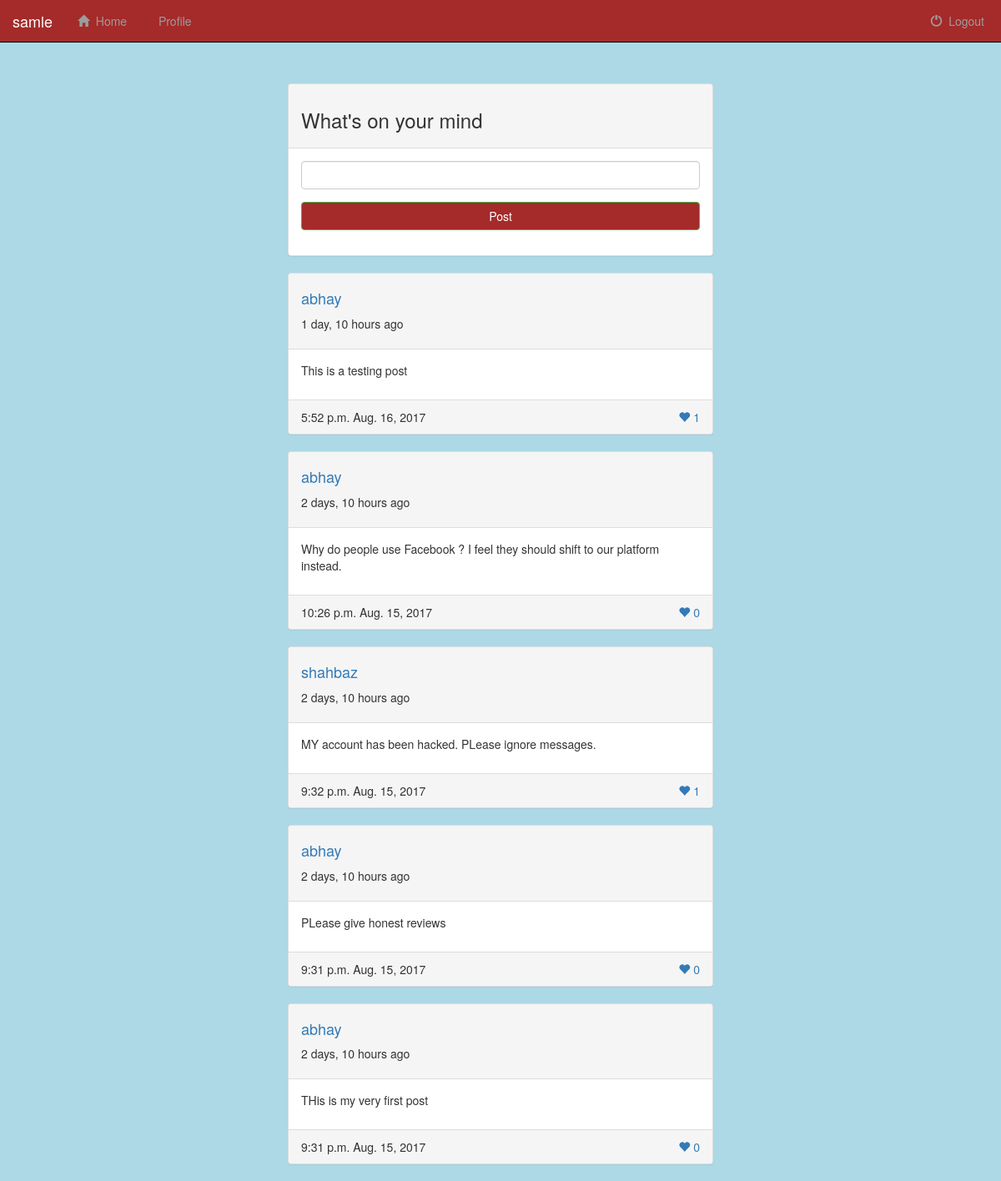
/ (signed in), run on the app's committed database.
### Website/models.py (models this page shows, shortened)
class Post(models.Model):
    user = models.ForeignKey(User, on_delete=models.CASCADE, related_name="user_posts")
    date = models.DateField(default=datetime.date.today)
    content = models.TextField()
    like_count = models.IntegerField(default=0)
    time = models.TimeField(default=datetime.datetime.now)

### Website/views.py (the view)
# urls.py: url(r'^$', views.index, name='index'),
def index(request):
    registration_form = Regform
    post_form = PostForm
    if request.user.is_authenticated:
        posts = Post.objects.all()
        curr_time = datetime.date.today()
        return render(request, 'Website/index.html', {'posts': posts, 'post_form': post_form, 'curr_time': curr_time})
    return render(request, 'Website/index.html', {'reg_form': registration_form})

### Website/templates/Website/index.html (shortened to what this page needs)
{% extends 'Website/base.html' %}
{% block content %}
{% if user.is_authenticated %}
    <div class="container container-custom-padding">
        <div class='row'>
        	<div class='col-lg-12'>
                <div class="panel panel-default">
        			<div class='panel-heading'>
        				<h3>What's on your mind</h3>
        			</div>
        			<div class="panel-body">
        				<form method="post" action="/post/" role="form" id="user_post_form" name='postform'>
							<div class='form-group'>
								<input type="text" name="post_content" class="form-control">
							</div>
							<div class="form-group">
			              		<button type="submit" class="btn btn-success btn-block">Post</button>
			            	</div>
						</form>
					</div>
        		</div>
        	</div>
        </div>
        <div class='row'>
            {% for post in posts reversed %}
                {% if post.user.username != user.username %}
                    <div class='col-lg-12'>
                         <div class="panel panel-default post-panel">
                             <div class='panel-heading'>
                                <a href="{% url 'show_profile' post.user %}"><h4>{{ post.user }}</h4></a>
                                <p>{{ post.date|timesince }} ago</p>
                             </div>
                             <div class="panel-body">
                                 <p> {{ post.content }} </p>
                             </div>
                             <div class="panel-footer">
                                 {{ post.time }} {{ post.date }}
                                 <div class="pull-right">
                                     <a href='{% url "likepost" post.id %}'class="like-button">
                                        <span class='glyphicon glyphicon-heart' aria-hidden='true'></span>&nbsp;{{ post.like_count }}
                                     </a>
                                 </div>
                             </div>
                         </div>
                    </div>
                {% endif %}
            {% endfor %}
        </div>
    </div>
{% endif %}
{% endblock %}

### Website/templates/Website/base.html (shortened to what this page needs)
{% load staticfiles %}
<!DOCTYPE html>
<html>
<head>
    <link rel="stylesheet" href="https://maxcdn.bootstrapcdn.com/bootstrap/3.3.7/css/bootstrap.min.css">
    <link rel="stylesheet" type="text/css" href="{% static 'Website/css/stylesheet.css' %}">
</head>
<body>
    <div class='container-fluid' id='navbarhome'>
        <nav class='navbar navbar-inverse navbar-fixed-top'>
            <div class='navbar-header'>
                {% if user.is_authenticated %}
                    <a class='navbar-brand' href='{% url "index" %}'>{{user.username}}</a>
                {% else %}
                    <a class='navbar-brand' href='{% url "index" %}'>TheSN</a>
                {% endif %}
            </div>
            <div class='collapse navbar-collapse' id='topnavbar'>
                <ul class='nav navbar-nav'>
                    {% if user.is_authenticated %}
                    <li>
                        <a href='{% url "index" %}'>
                            <span class='glyphicon glyphicon-home' aria-hidden='true'></span>&nbsp;
                            Home
                        </a>
                    </li>
                    <li>
                        <a href='{% url "show_profile" user.username %}'>
                            &nbsp;
                            Profile
                        </a>
                    </li>
                    {% endif %}
                </ul>
                    {% if user.is_authenticated %}
                    <ul class='nav navbar-nav navbar-right'>
                        <li id='logout'>
                            <a href='{% url "logout"%}?next=/'>
                                <span class='glyphicon glyphicon-off' aria-hidden='true'></span>&nbsp;
                                Logout
                            </a>
                        </li>
                    </ul>
                    {% endif %}
            </div>
        </nav>
    </div>
{% block content %}
{% endblock %}
</body>
</html>

### Website/static/Website/css/stylesheet.css (style rules this page uses)
body { background-color: lightblue; }
#navbarhome { padding-bottom: 100px; }
.btn-success { background-color: brown; }
.navbar-inverse { background-color: brown; }
#logout { margin-right: 20px; }
.container-custom-padding { width: 45%; }

### data on the page
Post: user "abhay", date "1 day, 10 hours", content "This is a testing post", time "5:52 p.m.", date "Aug. 16, 2017", like_count "1"
Post: user "abhay", date "2 days, 10 hours", content "Why do people use Facebook ? I feel they should shift to our platform instead.", time "10:26 p.m.", date "Aug. 15, 2017", like_count "0"
Post: user "shahbaz", date "2 days, 10 hours", content "MY account has been hacked. PLease ignore messages.", time "9:32 p.m.", date "Aug. 15, 2017", like_count "1"
Post: user "abhay", date "2 days, 10 hours", content "PLease give honest reviews", time "9:31 p.m.", date "Aug. 15, 2017", like_count "0"
Post: user "abhay", date "2 days, 10 hours", content "THis is my very first post", time "9:31 p.m.", date "Aug. 15, 2017", like_count "0"

### other printed values
{{ user.username }} "samle"
